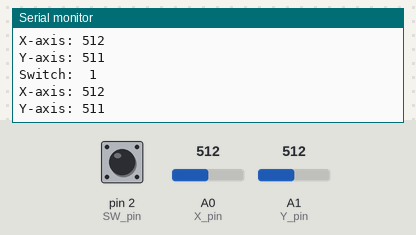
Simulated run of this sketch. Board: Arduino Uno, built with avr-gcc and run on an emulated ATmega328P. Parts: the last lines printed to the serial monitor. The inputs (shaded band) are chosen by the test bench; at power-on: A0 (X_pin) = 512, A1 (Y_pin) = 512, pin 2 (SW_pin) HIGH.

Above: at 1.8 s.
1.9 s: A0 (X_pin) set to 716
At 2.8 s:
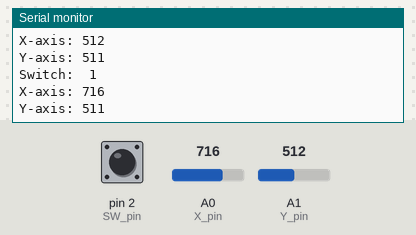
3.4 s: A1 (Y_pin) set to 716
At 4.7 s:
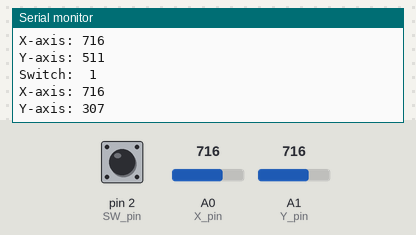
4.9 s: pin 2 (SW_pin) pulled LOW for 1.2 s
7.6 s: A0 (X_pin) set to 900
At 8.8 s:
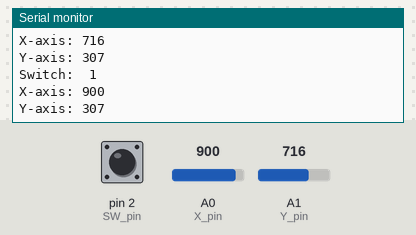
9.1 s: A1 (Y_pin) set to 900
At 10.8 s:
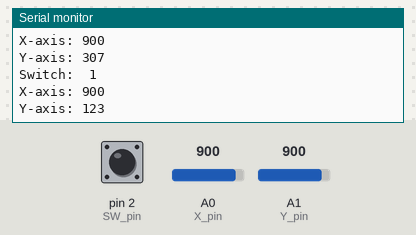
Timing chart, 0 to 11.6 s (numbered marks = the images above; inputs shaded):
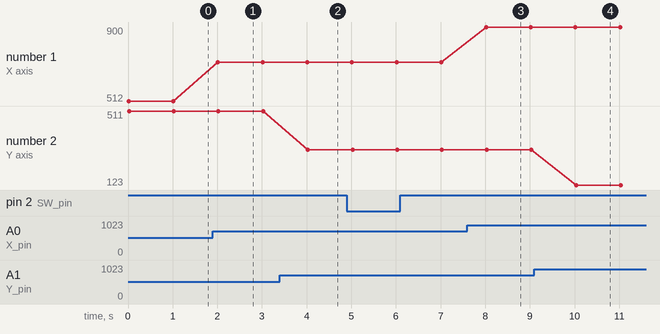

The sketch:

MyJoystick.ino
```cpp
// www.elegoo.com
// 2016.12.09

// Arduino pin numbers
const int SW_pin = 2; // digital pin connected to switch output
const int X_pin = A0; // analog pin connected to X output
const int Y_pin = A1; // analog pin connected to Y output

void setup() {
  pinMode(SW_pin, INPUT_PULLUP); // Using modern pull-up initialization
  Serial.begin(9600);
}

void loop() {
  // Read raw Y-axis value and flip it so UP = 1023 and DOWN = 0
  int yValInverted = 1023 - analogRead(Y_pin);

  Serial.print("Switch:  ");
  Serial.print(digitalRead(SW_pin));
  Serial.print("\n");

  Serial.print("X-axis: ");
  Serial.print(analogRead(X_pin));
  Serial.print("\n");

  Serial.print("Y-axis: ");
  Serial.println(yValInverted); // Printing the corrected Y value!
  Serial.print("\n\n");

  delay(1000);
}
```

Measured:
- after the input at 1.9 s, the serial monitor: prints a new line after 0.11 s (image 1)
- after the input at 3.4 s, the serial monitor: prints a new line after 0.63 s (image 2)
- after the input at 7.6 s, the serial monitor: prints a new line after 0.42 s (image 3)
- after the input at 9.1 s, the serial monitor: prints a new line after 0.93 s (image 4)
- plotted number 1: 512 → 716 after the input at 1.9 s, 716 → 900 after the input at 7.6 s
- plotted number 2: 511 → 307 after the input at 3.4 s, 307 → 123 after the input at 9.1 s
